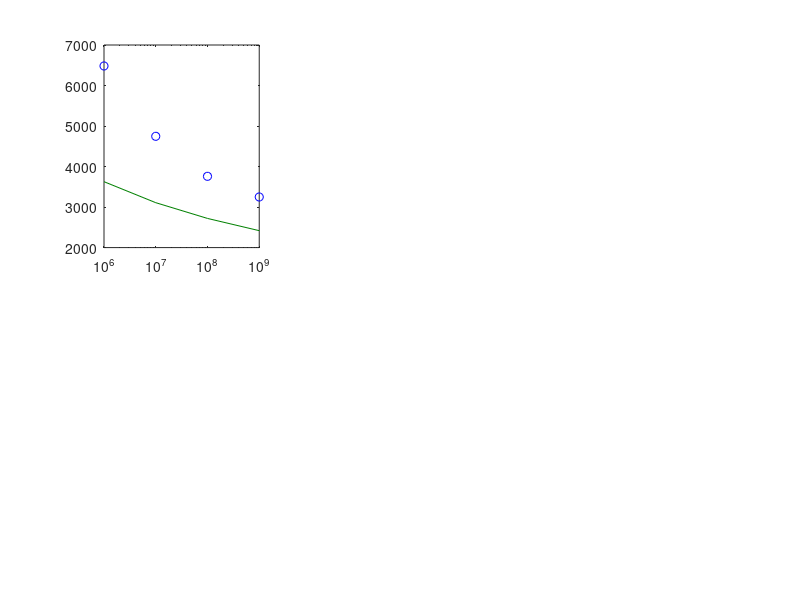

MATLAB code for this plot: (Note: this script raises an error after producing the figure.)
function [] = NewMethod()
    simCol = [0.0 0.0 1.0]
    oriCol = [0.0 0.5 0.0]
    tranCol = [1.0 0.0 0.0]
    negCol = [0.0 0.75 0.75]
    tran2Col = [1.0 0.0 0.0]

    figure();
    %Sweep N
    subplot(2,3,1)
    dat_01 = load('SweepN.mat');
    semilogx(dat_01.N, dat_01.Nt_20, 'o', 'Color', simCol);
    hold all
    semilogx(dat_01.N, dat_01.Nt_20_anal1, 'Color', oriCol);
    %semilogx(dat_01.N, dat_01.Nt_20_anal2_transient, 'Color', tranCol);
    semilogx(dat_01.N, dat_01.Nt_20_anal4_transient2, 'Color', tran2Col);
    semilogx(dat_01.N, dat_01.Nt_20_anal3_neglect, 'Color', negCol);
    xlabel('N')
    ylabel('t_{20}')
    %Error N
    subplot(2,3,4)
    semilogx(dat_01.N, (dat_01.Nt_20-dat_01.Nt_20_anal1)./dat_01.Nt_20, 'Color', oriCol);
    hold all;
    %semilogx(dat_01.N, abs(dat_01.Nt_20-dat_01.Nt_20_anal2_transient)./dat_01.Nt_20, 'Color', tranCol);
    semilogx(dat_01.N, abs(dat_01.Nt_20-dat_01.Nt_20_anal4_transient2)./dat_01.Nt_20, 'Color', tran2Col);
    semilogx(dat_01.N, abs(dat_01.Nt_20-dat_01.Nt_20_anal3_neglect)./dat_01.Nt_20, 'Color', negCol);
    hy = graph2d.constantline(0, 'Color',[.7 .7 .7]);
    changedependvar(hy,'y');
    xlim([dat_01.N(1) dat_01.N(length(dat_01.N))])
    xlabel('N')
    ylabel('Absolute Fractional Error')
    ylim([0 1.0])
    
    %Sweep U
    subplot(2,3,2)
    dat_02 = load('SweepU.mat');
    semilogx(dat_02.U, dat_02.Ut_20, 'o', 'Color', simCol);
    hold all
    semilogx(dat_02.U, dat_02.Ut_20_anal1, 'Color', oriCol);
    %semilogx(dat_02.U, dat_02.Ut_20_anal2_transient, 'Color', tranCol);
    semilogx(dat_02.U, dat_02.Ut_20_anal4_transient2, 'Color', tran2Col);
    semilogx(dat_02.U, dat_02.Ut_20_anal3_neglect, 'Color', negCol);
    xlabel('U')
    ylabel('t_{20}')
    %Error U
    subplot(2,3,5)
    semilogx(dat_02.U, (dat_02.Ut_20-dat_02.Ut_20_anal1)./dat_02.Ut_20, 'Color', oriCol);
    hold all;
    %semilogx(dat_02.U, abs(dat_02.Ut_20-dat_02.Ut_20_anal2_transient)./dat_02.Ut_20, 'Color', tranCol);
    semilogx(dat_02.U, abs(dat_02.Ut_20-dat_02.Ut_20_anal4_transient2)./dat_02.Ut_20, 'Color', tran2Col);
    semilogx(dat_02.U, abs(dat_02.Ut_20-dat_02.Ut_20_anal3_neglect)./dat_02.Ut_20, 'Color', negCol);
    hy = graph2d.constantline(0, 'Color',[.7 .7 .7]);
    changedependvar(hy,'y');
    xlim([dat_02.U(1) dat_02.U(length(dat_02.U))])
    xlabel('U')
    ylabel('Absolute Fractional Error')
    ylim([0 1.0])

    %Sweep S
    subplot(2,3,3)
    dat_03 = load('SweepS.mat');
    semilogx(dat_03.S, dat_03.St_20 ,'o', 'Color', simCol);
    hold all
    semilogx(dat_03.S, dat_03.St_20_anal1, 'Color', oriCol);
    %semilogx(dat_03.S, dat_03.St_20_anal2_transient, 'Color', tranCol);
    semilogx(dat_03.S, dat_03.St_20_anal4_transient2, 'Color', tran2Col);
    semilogx(dat_03.S, dat_03.St_20_anal3_neglect, 'Color', negCol);
    xlabel('S')
    ylabel('t_{20}')
    legend('Simulation', 'Original', 'Model Transients', 'Neglect Transients');
    legend('boxoff');
    %Error S
    ax = subplot(2,3,6);
    semilogx(dat_03.S, (dat_03.St_20-dat_03.St_20_anal1)./(dat_03.St_20), 'Color', oriCol);
    hold all;
    %semilogx(dat_03.S, abs(dat_03.St_20-dat_03.St_20_anal2_transient)./(dat_03.St_20), 'Color', tranCol);
    semilogx(dat_03.S, abs(dat_03.St_20-dat_03.St_20_anal4_transient2)./(dat_03.St_20), 'Color', tran2Col);
    semilogx(dat_03.S, abs(dat_03.St_20-dat_03.St_20_anal3_neglect)./(dat_03.St_20), 'Color', negCol);
    hy = graph2d.constantline(0, 'Color',[.7 .7 .7]);
    changedependvar(hy,'y');
    xlim([dat_03.S(1) dat_03.S(length(dat_03.S))]);
    xlabel('S');
    ylabel('Absolute Fractional Error');
    ylim([0 1.0])
    
    legend('Original', 'Model Transients', 'Neglect Transients');
    legend('boxoff')
end
